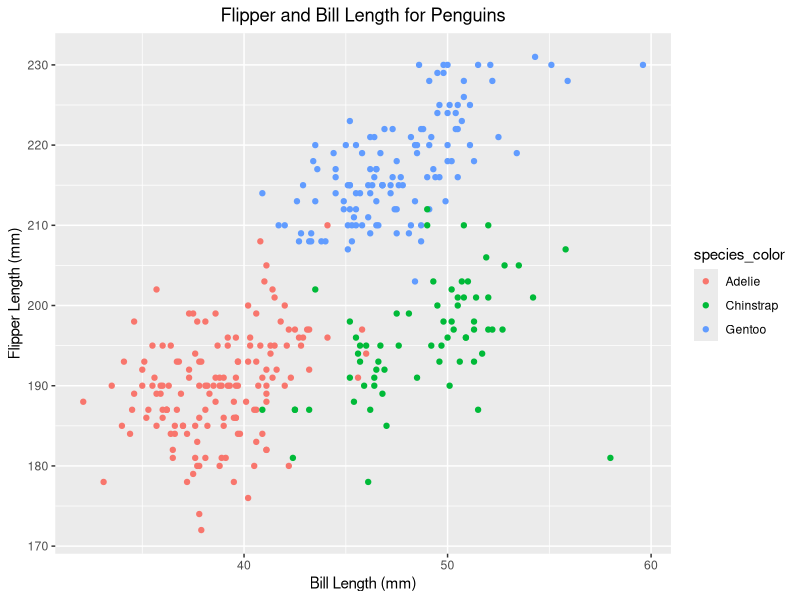

Recreate this plot in R.
## ---- chunk 1
knitr::opts_chunk$set(echo = TRUE)
## ---- chunk 2
# I set message = FALSE for concision
library(tidyverse)
## ---- chunk 3
set.seed(1) 
p1_df = tibble(
  vec_numeric = rnorm(10),
  vec_logical = vec_numeric > 0,
  vec_char = c("will", "you", "get", "a", 
                 "headache", "if", "you", "think", "too", "hard"),
  vec_factor = factor(c("high", "low", "medium", "high", "medium", 
                        "medium", "low", "high", "high", "low"))
)
p1_df
## ---- chunk 4
#take the mean of each variable
mean(pull(p1_df, vec_numeric))
mean(pull(p1_df, vec_logical))
mean(pull(p1_df, vec_char))
mean(pull(p1_df, vec_factor))
## ---- chunk 5
# packages installed in the terminal
data("penguins", package = "palmerpenguins")
penguins
## ---- chunk 6
bill_len = pull(penguins, bill_length_mm)
flip_len = pull(penguins, flipper_length_mm)
species_color = pull(penguins, species)
ggplot(penguins, aes(x = bill_len, y = flip_len, col = species_color)) + 
  geom_point() + 
  ggtitle("Flipper and Bill Length for Penguins") +
  theme(plot.title = element_text(hjust = 0.5)) +
  labs(y = "Flipper Length (mm)",x = "Bill Length (mm)")
